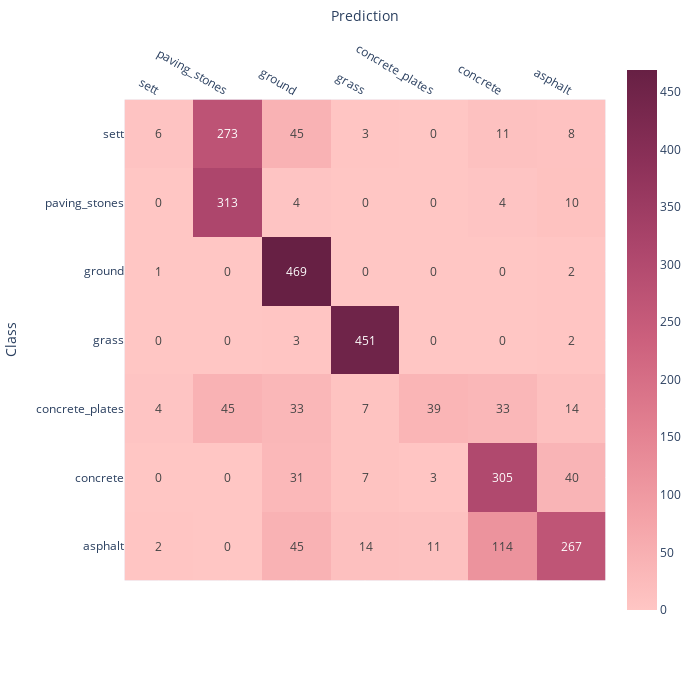

Notebook code cell kept with this figure:
### Code cell
fig = px.imshow(c_mat,
                labels=dict(x="Prediction", y="Class"),
                x=available_classes_r,
                y=available_classes_r,
                text_auto=True, 
            #    aspect="auto",
                color_continuous_scale=px.colors.sequential.Burg,
                width=700,
                height=700,
               )
fig.update_xaxes(side="top")

# fig['layout']['xaxis']['autorange'] = "reversed"

fig.show()

### Figure 1 — Plotly figure (JSON) as saved in the notebook; plotly's stock layout.template omitted (floating-point values rounded to 4 significant figures)
{"data": [{"coloraxis": "coloraxis", "hovertemplate": "Prediction: %{x}<br>Class: %{y}<br>color: %{z}<extra></extra>", "name": "0", "texttemplate": "%{z}", "type": "heatmap", "x": ["sett", "paving_stones", "ground", "grass", "concrete_plates", "concrete", "asphalt"], "xaxis": "x", "y": ["sett", "paving_stones", "ground", "grass", "concrete_plates", "concrete", "asphalt"], "yaxis": "y", "z": [[6, 273, 45, 3, 0, 11, 8], [0, 313, 4, 0, 0, 4, 10], [1, 0, 469, 0, 0, 0, 2], [0, 0, 3, 451, 0, 0, 2], [4, 45, 33, 7, 39, 33, 14], [0, 0, 31, 7, 3, 305, 40], [2, 0, 45, 14, 11, 114, 267]]}], "layout": {"coloraxis": {"colorscale": [[0, "rgb(255, 198, 196)"], [0.1667, "rgb(244, 163, 168)"], [0.3333, "rgb(227, 129, 145)"], [0.5, "rgb(204, 96, 125)"], [0.6667, "rgb(173, 70, 108)"], [0.8333, "rgb(139, 48, 88)"], [1, "rgb(103, 32, 68)"]]}, "height": 700, "margin": {"t": 60}, "width": 700, "xaxis": {"anchor": "y", "constrain": "domain", "domain": [0, 1], "scaleanchor": "y", "side": "top", "title": {"text": "Prediction"}}, "yaxis": {"anchor": "x", "autorange": "reversed", "constrain": "domain", "domain": [0, 1], "title": {"text": "Class"}}}}
